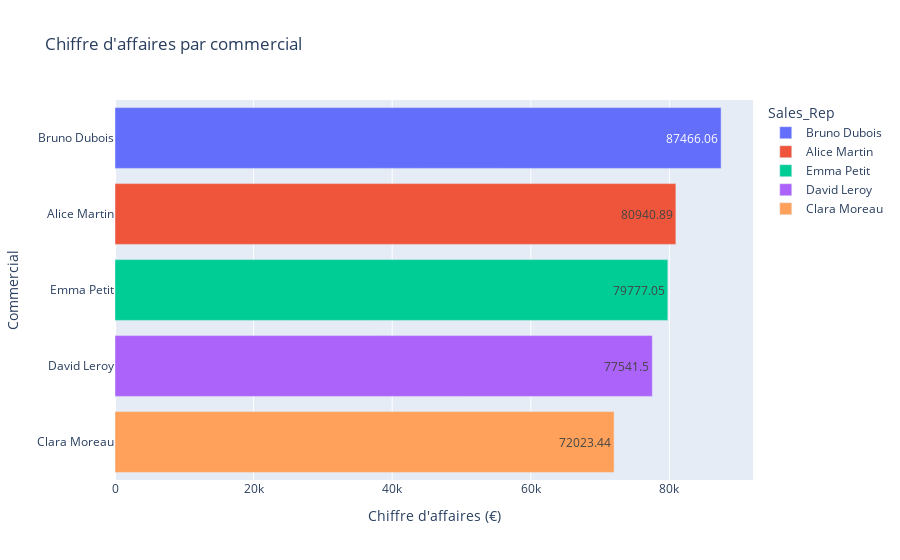

The cell this chart's notebook holds for it:
### Code cell
fig = px.bar(
    sales_by_rep,
    x='Total_Revenue',
    y='Sales_Rep',
    title='Chiffre d\'affaires par commercial',
    orientation='h',
    color='Sales_Rep',
    text='Total_Revenue'
)

fig.update_layout(xaxis_title='Chiffre d\'affaires (€)', yaxis_title='Commercial')
fig.show()

### Figure 1 — Plotly figure (JSON) as saved in the notebook; plotly's stock layout.template omitted (floating-point values rounded to 4 significant figures)
{"data": [{"alignmentgroup": "True", "hovertemplate": "Sales_Rep=%{y}<br>Total_Revenue=%{text}<extra></extra>", "legendgroup": "Bruno Dubois", "marker": {"color": "#636efa", "pattern": {"shape": ""}}, "name": "Bruno Dubois", "offsetgroup": "Bruno Dubois", "orientation": "h", "showlegend": true, "text": [87470.0], "textposition": "auto", "type": "bar", "x": [87470.0], "xaxis": "x", "y": ["Bruno Dubois"], "yaxis": "y"}, {"alignmentgroup": "True", "hovertemplate": "Sales_Rep=%{y}<br>Total_Revenue=%{text}<extra></extra>", "legendgroup": "Alice Martin", "marker": {"color": "#EF553B", "pattern": {"shape": ""}}, "name": "Alice Martin", "offsetgroup": "Alice Martin", "orientation": "h", "showlegend": true, "text": [80940.0], "textposition": "auto", "type": "bar", "x": [80940.0], "xaxis": "x", "y": ["Alice Martin"], "yaxis": "y"}, {"alignmentgroup": "True", "hovertemplate": "Sales_Rep=%{y}<br>Total_Revenue=%{text}<extra></extra>", "legendgroup": "Emma Petit", "marker": {"color": "#00cc96", "pattern": {"shape": ""}}, "name": "Emma Petit", "offsetgroup": "Emma Petit", "orientation": "h", "showlegend": true, "text": [79780.0], "textposition": "auto", "type": "bar", "x": [79780.0], "xaxis": "x", "y": ["Emma Petit"], "yaxis": "y"}, {"alignmentgroup": "True", "hovertemplate": "Sales_Rep=%{y}<br>Total_Revenue=%{text}<extra></extra>", "legendgroup": "David Leroy", "marker": {"color": "#ab63fa", "pattern": {"shape": ""}}, "name": "David Leroy", "offsetgroup": "David Leroy", "orientation": "h", "showlegend": true, "text": [77540.0], "textposition": "auto", "type": "bar", "x": [77540.0], "xaxis": "x", "y": ["David Leroy"], "yaxis": "y"}, {"alignmentgroup": "True", "hovertemplate": "Sales_Rep=%{y}<br>Total_Revenue=%{text}<extra></extra>", "legendgroup": "Clara Moreau", "marker": {"color": "#FFA15A", "pattern": {"shape": ""}}, "name": "Clara Moreau", "offsetgroup": "Clara Moreau", "orientation": "h", "showlegend": true, "text": [72020.0], "textposition": "auto", "type": "bar", "x": [72020.0], "xaxis": "x", "y": ["Clara Moreau"], "yaxis": "y"}], "layout": {"barmode": "relative", "legend": {"title": {"text": "Sales_Rep"}, "tracegroupgap": 0}, "title": {"text": "Chiffre d'affaires par commercial"}, "xaxis": {"anchor": "y", "domain": [0, 1], "title": {"text": "Chiffre d'affaires (€)"}}, "yaxis": {"anchor": "x", "categoryarray": ["Clara Moreau", "David Leroy", "Emma Petit", "Alice Martin", "Bruno Dubois"], "categoryorder": "array", "domain": [0, 1], "title": {"text": "Commercial"}}}}
